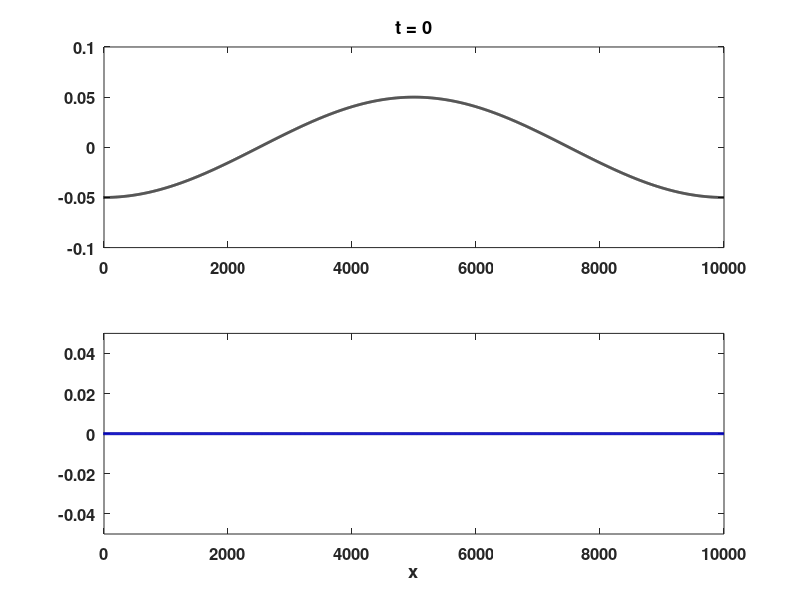

Write the MATLAB code that produced this figure. (Note: this script raises an error after producing the figure.)
% 1D SW equations in periodic deomain in physical formulation
% not in conservative form
% surface is z1, total depth H
% including bottom and surface stress
% mvindex=1;
% % this is the name of the resulting movie file
% mvfile='arcticseiche1';
close all
clear all

drawpics=1;
compute_spec=0;
save_files=0;
% physical parameters
g=9.81*0.01; f0=1e-4; c_d=0.00025e0; cw=0.0001; rhoa=1.2; rhow=1023; denfact=rhoa/rhow; cw=cw*denfact;
% number of grid points (total is N+1) and the grid
H=10; H02o6=H*H/6;H0=H;

L=1e4; c0=sqrt(g*H);bigt=L/c0;

N=8192; 
z=linspace(-1,1,N+1);
z=z(1:end-1);
xf=z*L; dx=xf(2)-xf(1); x=xf((N/2+1):end);
dk=pi/L;
ksvec=zeros(size(x));
ksvec(1)=0; ksvec(N/2+1)=0;
for ii=2:(N/2)
   ksvec(ii)=ii-1;
   ksvec(N/2+ii)=-N/2 + ii -1;
end
k=ksvec*dk; k2=k.*k; ik=sqrt(-1)*k;

%Build our `radial' filter
filtorder=8;
kmax=max(k(:));
cutoff=0.65;
kcrit=kmax*cutoff;
alpha1=2;
alpha2=1; 
kmag=sqrt(k.*k);
myfilter=exp(-alpha1*(kmag/(alpha2*kcrit)).^filtorder);


cfl=dx/c0;
numsteps=6000;
numouts=10;
dt=2.0; %dt=bigt*1e-3;
t=0;
NL=1; ROT=1; f=ROT*f0; NH=1;

nhfact=1./(1+NH*k2*H*H/6);
%nhfact=1;

um1=zeros(size(xf));
vm1=zeros(size(xf));
%zm1=H*(1-0.1*0.5*(tanh((xf-1e4)/1e3)-tanh((xf+1e4)/1e3)));
zm1=H*(1-0.05*cos(2*pi*xf/L));
% for ii=1:2,
%  zm1=zm1+0.05*H*cos((3+4*ii)*pi*xf/L);
% end

um2=um1;
vm2=vm1;
zm2=zm1;

um3=um1;
vm3=vm1;
zm3=zm1;

um4=um1;
vm4=vm1;
zm4=zm1;
if save_files==1
    filenamestr='outinfo';
    save(filenamestr,'xf','g','H','c_d','f0','dt','zm1','um1','vm1')
end
if drawpics==1
    figure(2), clf
    set(gcf,'DefaultLineLineWidth',2,'DefaultTextFontSize',12,...
            'DefaultTextFontWeight','bold','DefaultAxesFontSize',12,...
              'DefaultAxesFontWeight','bold');


     subplot(2,1,1)
     plot(xf,(zm1-H)/H,'k-'),title(['t = ' num2str(t,2)])
     axis([0 L -0.1 0.1])
     subplot(2,1,2)
     plot(xf,um1/sqrt(g*H0),'k-',xf,vm1/sqrt(g*H0),'b-'); xlabel('x');
     axis([0 L -0.05 0.05])
     drawnow
end
 
 t=t+dt;
    uf1=fft(um1);zf1=fft(zm1);uhef1=fft(um1.*zm1);uuf1=0.5*fft(um1.^2); vf1=fft(vm1);
    spd=sqrt(um1.*um1+vm1.*vm1);
    drgxf=fft(-c_d.*um1.*spd);
    drgyf=fft(-c_d.*vm1.*spd);
    
    un1=um1+dt*(real(ifft((-i*NL*k.*uuf1-i*g*k.*zf1+drgxf+f*vf1))));
    vn1=vm1+dt*(um1.*real(ifft(-i*NL*k.*vf1))+drgyf-f*um1);
    zn1=zm1+dt*(real(ifft(-i*k.*uhef1)));
    
    uf2=fft(um2);zf2=fft(zm2);uhef2=fft(um2.*zm2);uuf2=0.5*fft(um2.^2); vf2=fft(vm2);
    
    un2=um2+dt*(real(ifft((-i*NL*k.*uuf2-i*g*k.*zf2+f*vf2))));
    vn2=vm2+dt*(um1.*real(ifft(-i*NL*k.*vf2))-f*um2);
    zn2=zm2+dt*(real(ifft(-i*k.*uhef2)));
    
    uf3=fft(um3);zf3=fft(zm3);uHf=fft(um3.*H);uuf3=0.5*fft(um3.^2); vf3=fft(vm3);
    spd=sqrt(um3.*um3+vm3.*vm3);
    drgxf=fft(-c_d.*um3.*spd);
    drgyf=fft(-c_d.*vm3.*spd);
    
    un3=um3+dt*(real(ifft((-i*g*k.*zf3+drgxf+f*vf3))));
    vn3=vm3+dt*real(ifft(drgyf-f*um3));
    zn3=zm3+dt*(real(ifft(-i*k.*uHf)));

    uf4=fft(um4);zf4=fft(zm4);uhef4=fft(um4.*zm4);uuf4=0.5*fft(um4.^2); vf4=fft(vm4);
    spd=sqrt(um4.*um4+vm4.*vm4);
    drgxf=fft(-c_d.*um4.*spd);
    drgyf=fft(-c_d.*vm4.*spd);
    
    un4=um4+dt*(real(ifft((-i*NL*k.*uuf4-i*g*k.*zf4+drgxf))));
    vn4=vm4+dt*(um4.*real(ifft(-i*NL*k.*vf4))+drgyf);
    zn4=zm4+dt*(real(ifft(-i*k.*uhef4)));
for ii=1:numouts
 for jj=1:numsteps
    fnow=0*fft(1e-2*sin(2*pi*t/(5*16.4873))*cos(pi*xf/L));
    t=t+dt;
    uf1=fft(un1);zf1=fft(zn1);uhef1=fft(un1.*(H+NL*(zn1-H)));uuf1=0.5*fft(un1.^2); vf1=fft(vn1);
    spd=sqrt(un1.*un1+vn1.*vn1);
    drgxf=fft(-c_d.*un1.*spd);
    drgyf=fft(-c_d.*vn1.*spd);
    
    
    up1=um1+2*dt*(real(ifft(nhfact.*(-i*NL*k.*uuf1-i*g*k.*zf1+fnow+drgxf+f*vf1))));
    vp1=vm1+2*dt*(un1.*real(ifft(-i*NL*k.*vf1))+drgyf-f*un1);
    zp1=zm1+2*dt*(real(ifft(-i*k.*uhef1)));
    
    um1=un1;vm1=vn1;zm1=zn1;
    un1=real(ifft(myfilter.*fft(up1)));
    vn1=real(ifft(myfilter.*fft(vp1)));
    zn1=real(ifft(myfilter.*fft(zp1)));
 
    uf2=fft(un2);zf2=fft(zn2);uhef2=fft(un2.*(H+NL*(zn2-H)));uuf2=0.5*fft(un2.^2); vf2=fft(vn2);
   
    up2=um2+2*dt*(real(ifft(nhfact.*(-i*NL*k.*uuf2-i*g*k.*zf2+fnow+f*vf2))));
    vp2=vm2+2*dt*(un2.*real(ifft(-i*NL*k.*vf2))-f*un2);
    zp2=zm2+2*dt*(real(ifft(-i*k.*uhef2)));
    
    um2=un2;vm2=vn2;zm2=zn2;
    un2=real(ifft(myfilter.*fft(up2)));
    vn2=real(ifft(myfilter.*fft(vp2)));
    zn2=real(ifft(myfilter.*fft(zp2)));

    uf3=fft(un3);zf3=fft(zn3);uH3=fft(un3.*H); vf3=fft(vn3);
    spd=sqrt(un3.*un3+vn3.*vn3);
    drgxf=fft(-c_d.*un3.*spd);
    drgyf=fft(-c_d.*vn3.*spd);
  
    up3=um3+2*dt*(real(ifft(nhfact.*(-i*g*k.*zf3+fnow+f*vf3+drgxf))));
    vp3=vm3+2*dt*(-f*un3+real(ifft(drgyf)));
    zp3=zm3+2*dt*(real(ifft(-i*k.*uH3)));
    
    um3=un3;vm3=vn3;zm3=zn3;
    un3=real(ifft(myfilter.*fft(up3)));
    vn3=real(ifft(myfilter.*fft(vp3)));
    zn3=real(ifft(myfilter.*fft(zp3)));

    uf4=fft(un4);zf4=fft(zn4);uhef4=fft(un4.*(H+NL*(zn4-H)));uuf4=0.5*fft(un4.^2); vf4=fft(vn4);
    spd=sqrt(un4.*un4+vn4.*vn4);
    drgxf=fft(-c_d.*un4.*spd);
    drgyf=fft(-c_d.*vn4.*spd);
    
    up4=um4+2*dt*(real(ifft(nhfact.*(-i*NL*k.*uuf4-i*g*k.*zf4+fnow+drgxf))));
    vp4=vm4+2*dt*(un4.*real(ifft(-i*NL*k.*vf4))+drgyf);
    zp4=zm4+2*dt*(real(ifft(-i*k.*uhef4)));
    
    um4=un4;vm4=vn4;zm4=zn4;
    un4=real(ifft(myfilter.*fft(up4)));
    vn4=real(ifft(myfilter.*fft(vp4)));
    zn4=real(ifft(myfilter.*fft(zp4)));
 end
if drawpics==1
      figure
      clf
      betterplots
      subplot(3,1,1)
      plot(xf/L,(zn1-H)/H,'k-',xf/L,(zn2-H)/H,'b-',xf/L,(zn3-H)/H,'g-',xf/L,(zn4-H)/H,'r-')
      axis([0 1 -0.075 0.075])
      grid on
      title(['t = ' num2str(t/bigt,2)])
      %title(['t = ' num2str(t/bigt,2) ' full (black), no drag (blue), linearized (red), no rotation (green)'])
      ylabel('scaled eta')
     % legend('all in','no drag','no NL','Location','SouthWest')
      subplot(3,1,2)
      plot(xf/L,un1/sqrt(g*H0),'k-',xf/L,un2/sqrt(g*H0),'b-',xf/L,un3/sqrt(g*H0),'g-',xf/L,un4/sqrt(g*H0),'r-'); 
      %legend('all in','no drag','no NL')
      axis([0 1 -0.075 0.075])
      grid on
      ylabel('scaled u')
      subplot(3,1,3)
      plot(xf/L,vn1/sqrt(g*H0),'k-',xf/L,vn2/sqrt(g*H0),'b-',xf/L,vn3/sqrt(g*H0),'g-',xf/L,vn4/sqrt(g*H0),'r-'); xlabel('x');
      legend('all in','no drag','linear','no f')
      axis([0 1 -0.075 0.075])
      grid on
      ylabel('scaled v')
    if compute_spec==1 
         myspec1=abs(fft(un1));
         myspec2=abs(fft(un2));
         myspec3=abs(fft(un3));
         kf=k(1:200)/(pi/L);

         % The 1e-11 added factor is need so Matlab's plotting doesn't mess up
         subplot(2,2,3)
         semilogy(kf,myspec1(1:200),'k^-',kf,myspec2(1:200),'bo-')
         axis([0 100 1e-6 5e2])
         xlabel('k')
         ylabel('Log PSD')
         subplot(2,2,4)
         semilogy(kf,myspec1(1:200),'k^-',kf,myspec3(1:200)+1e-16,'rs-')
         axis([0 100 1e-6 5e2])
         xlabel('k')
         ylabel('Log PSD')
    end
    %  subplot(4,1,4)
    %  semilogy(k(1:200),myspec1(1:200),'k-',k(1:200),myspec2(1:200),'b-',k(1:200),myspec3(1:200),'r-')
    %  axis([0 max(k)*0.2 1e-4 1e2])
    %  xlabel('k')
    %  ylabel('log PSD')
end
 drawnow
 if save_files==1
  filenamestr = ['out' sprintf('%07d',ii) '.mat'];
  save(filenamestr,'un1','un2','un3','vn1','vn2','vn3','zn1','zn2','zn3');
 end
end
